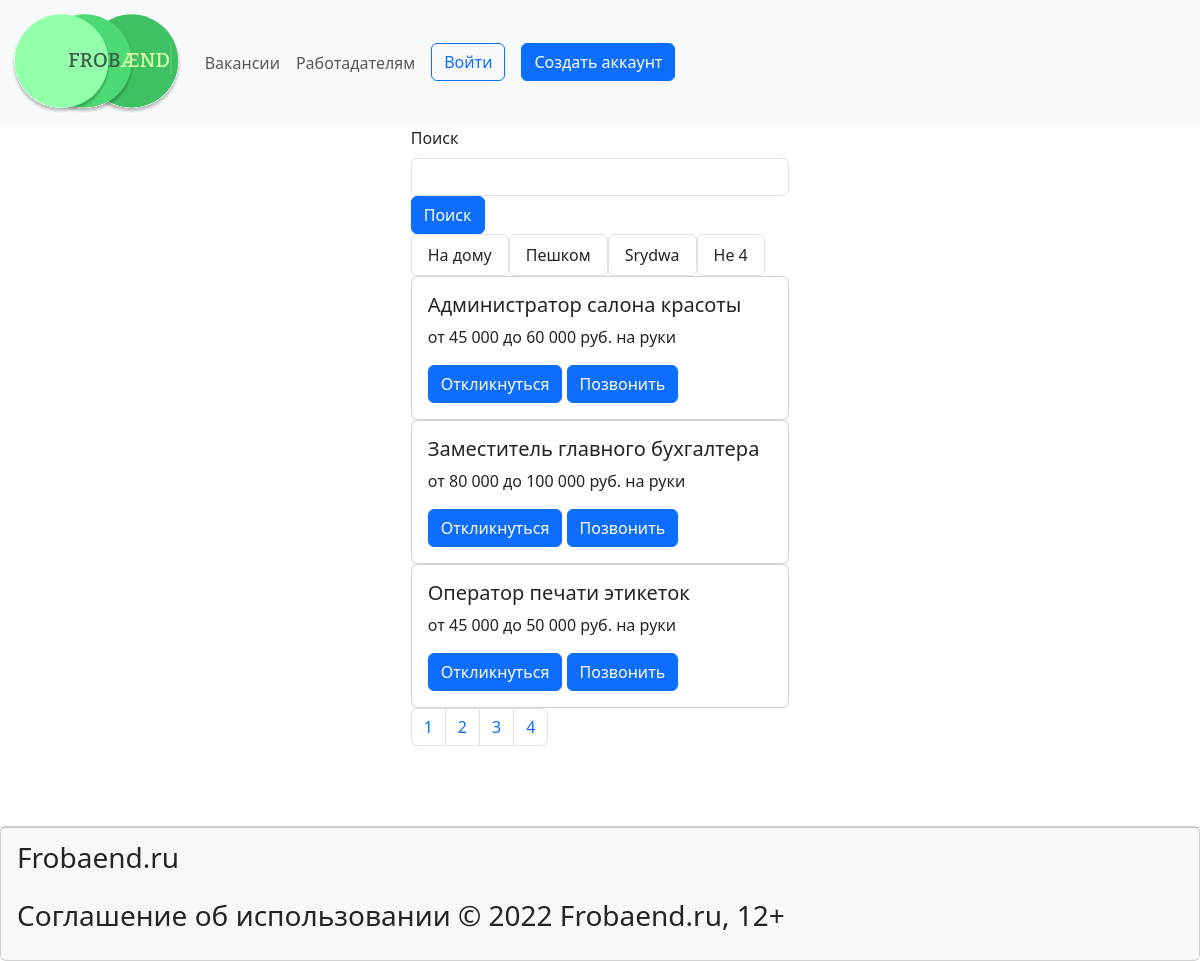
The page /vacanse/?page=2 on the database its author committed.
### main/models.py (models this page shows, shortened)
class Category(models.Model):
    name = models.TextField('Название категории' , max_length=50)
    history = HistoricalRecords()
    class Meta:
        verbose_name = 'Категория'
        verbose_name_plural = 'Категории'

class Articl(models.Model):
    title = models.CharField('Название' , max_length=50)
    info = models.CharField('Информация' , max_length=250)
    full_text = models.TextField('Текст')
    is_published = models.BooleanField(default = True , verbose_name = 'Публикация')
    data = models.DateTimeField('Дата публикации')
    cat = models.ForeignKey(Category, on_delete=models.CASCADE, verbose_name="Категория", blank=True, null=True, related_name="cat_Category")
    place_of_job = models.ForeignKey(Place, on_delete=models.CASCADE, verbose_name="Место работы", blank=True, null=True, related_name="place_Job")
    history = HistoricalRecords()
    def get_absolute_url(self):
        return f'/vacanse/{self.id}'
    class Meta:
        verbose_name = 'Вакансия'
        verbose_name_plural = 'Вакансии'
        ordering = ['-data']

### main/views.py (the view)
# urls.py: path('vacanse/', views.vacanse , name = "vacanse"),
def vacanse(request):
    category = Category.objects.all()
    vacanses = Articl.objects.all()
    paginator = Paginator(vacanses, 3)
    page_number = request.GET.get('page')
    page_obj = paginator.get_page(page_number)
    search_query = request.GET.get('search' , '')
    if search_query:
        page_obj = Articl.objects.filter(title__icontains = search_query)
    else:
        vacanses = Articl.objects.all()
    return render(request , 'main/vacanse.html' , {'page_obj': page_obj, 'category': category})

### main/templates/main/vacanse.html (shortened to what this page needs)
{% extends 'main/layout.html' %}
{% block content %}
            <form action="{% url 'vacanse' %}" class="form-outline d-flex flex-wrap flex-row">
                <label class="form-label" for="form1">Поиск</label>
                <input class="form-control" name="search" type="search" id="form1" id="search-input">
                <button id="search-button" type="submit" class="btn btn-primary">
                    Поиск
                </button>
            </form>
            <div class="d-flex display-raw">
                {% for razdel in category %}
                <div class="list-group ">
                    <a href="/category/{{ razdel.id }}" class="list-group-item list-group-item-action">{{ razdel.name }}</a>
                </div>
                {% endfor %}
            </div>
            {% for el in page_obj %}
                <div class="card" style="max-width: 80%;">
                    <div class="card-body">
                        <h5 class="card-title">{{ el.title }}</h5>
                        <p class="card-text">{{ el.info }}</p>
                        <a href="{{ el.get_absolute_url }}" class="btn btn-primary">Откликнуться</a>
                        <a href="tel:89859602383" class="btn btn-primary">Позвонить</a>
                    </div>
                </div>
            {% endfor %}
            {% if page_obj.has_other_pages %}
                <nav>
                    <ul class="pagination">
                        {% for p in page_obj.paginator.page_range %}
                        {% if page_obj.number == p %}
                        <li class="page-item"><p class="page-link">{{ p }}</p></li>
                        {% elif p >= page_obj.number|add:-2 and p <= page_obj.number|add:2 %}
                        <li class="page-item">
                            <a href="?page={{p}}" class="page-link">{{ p }}</a>
                        </li>
                        {% endif %}
                        {% endfor %}
                    </ul>
                </nav>
            {% endif %}
{% endblock %}

### rows shown on the page
Category: name "На дому"
Category: name "Пешком"
Category: name "Srydwa"
Category: name "Не 4"
Articl: title "Администратор салона красоты", info "от 45 000 до 60 000 руб. на руки"
Articl: title "Заместитель главного бухгалтера", info "от 80 000 до 100 000 руб. на руки"
Articl: title "Оператор печати этикеток", info "от 45 000 до 50 000 руб. на руки"

### other values the page prints
{{ p }} "1" "3" "4"
{{ p }} "2"
